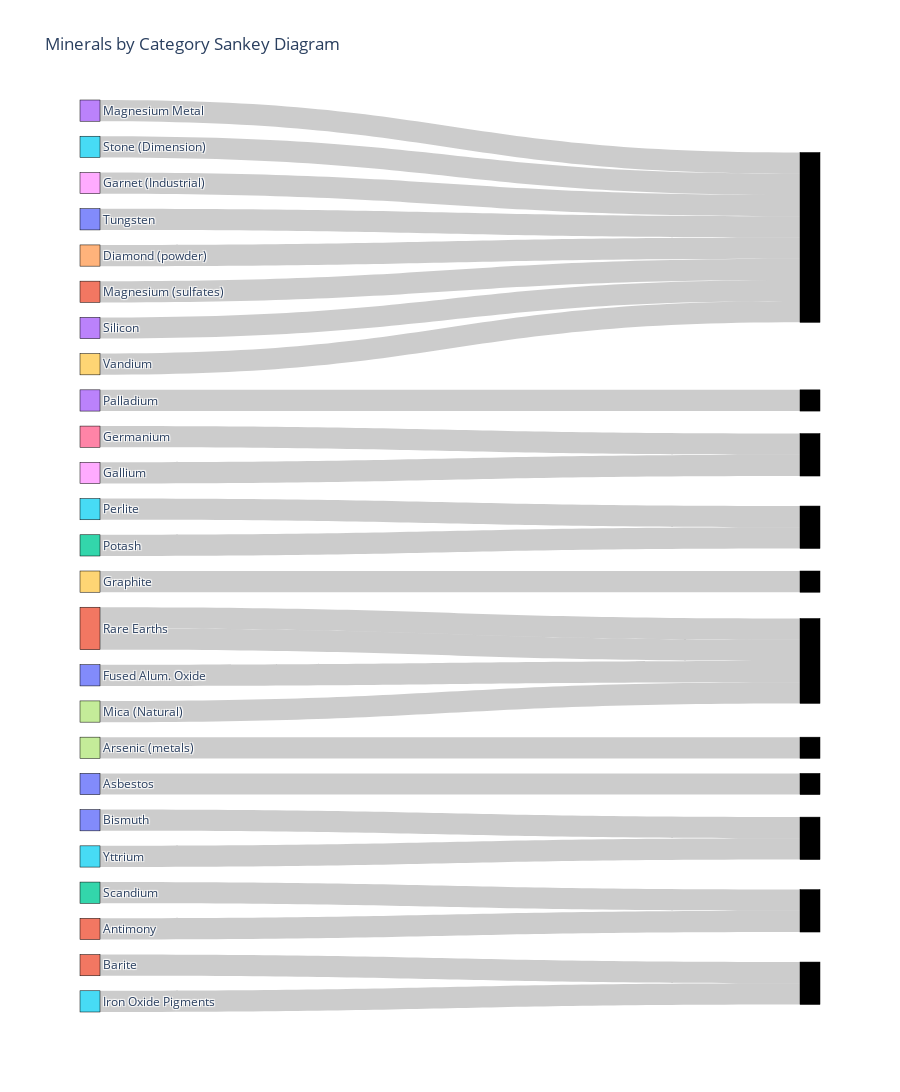

The notebook cell this image was saved under:
### Code cell
# Counting unique nodes
nodes = alternatives['Mineral'].tolist() + alternatives['Source'].tolist() + alternatives['Category'].tolist()
nodes = list(set(nodes))  # Get unique nodes

# Creating indexes for source and target nodes
source_indexes = [nodes.index(mineral) for mineral in alternatives['Mineral']]
source_indexes += [len(nodes) + nodes.index(source) for source in alternatives['Source']]
target_indexes = [2 * len(nodes) + nodes.index(category) for category in alternatives['Category']]

# Creating Sankey diagram
fig = go.Figure(data=[go.Sankey(
    node=dict(
        pad=15,
        thickness=20,
        line=dict(color="black", width=0.5),
        label=nodes,  # Nodes labels
    ),
    link=dict(
        source=source_indexes,
        target=target_indexes,
        value=[1] * len(alternatives) * 2  # Same value for each mineral and source pair
    )
)])

fig.update_layout(title_text="Minerals by Category Sankey Diagram", height = 1500)
fig.show()

### Figure 1 — Plotly figure (JSON) as saved in the notebook; plotly's stock layout.template omitted (floating-point values rounded to 4 significant figures)
{"data": [{"link": {"source": [35, 37, 11, 0, 20, 28, 14, 31, 7, 25, 2, 19, 11, 21, 1, 16, 30, 5, 23, 10, 3, 8, 33, 22, 29, 15, 70, 70, 70, 70, 70, 70, 70, 70, 70, 70, 70, 70, 70, 70, 70, 70, 62, 70, 62, 70, 62, 70, 62, 62, 70, 70], "target": [103, 94, 93, 93, 103, 85, 80, 110, 93, 112, 110, 89, 93, 80, 112, 85, 102, 80, 80, 80, 80, 80, 82, 88, 80, 88], "value": [1, 1, 1, 1, 1, 1, 1, 1, 1, 1, 1, 1, 1, 1, 1, 1, 1, 1, 1, 1, 1, 1, 1, 1, 1, 1, 1, 1, 1, 1, 1, 1, 1, 1, 1, 1, 1, 1, 1, 1, 1, 1, 1, 1, 1, 1, 1, 1, 1, 1, 1, 1]}, "node": {"label": ["Fused Alum. Oxide", "Barite", "Scandium", "Magnesium Metal", "Worldwide", "Stone (Dimension)", "South Africa", "Mica (Natural)", "Garnet (Industrial)", "Zinc Processing", "Tungsten", "Rare Earths", "Domestic", "Mozambique", "Diamond (powder)", "Perlite", "Germanium", "Brazil", "Morocco", "Graphite", "Bismuth", "Magnesium (sulfates)", "Potash", "Silicon", "Russia", "Iron Oxide Pigments", "Substitute", "Limited", "Gallium", "Vandium", "Asbestos", "Antimony", "China", "Palladium", "Australia", "Yttrium", "India", "Arsenic (metals)"], "line": {"color": "black", "width": 0.5}, "pad": 15, "thickness": 20}, "type": "sankey"}], "layout": {"height": 1500, "title": {"text": "Minerals by Category Sankey Diagram"}}}
